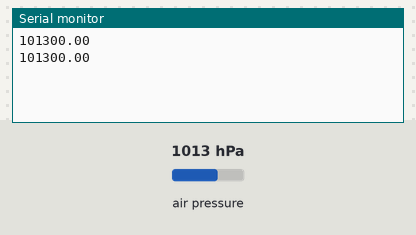
Recording of a sketch running on a simulated Arduino Uno, built with avr-gcc and run on an emulated ATmega328P. On the bench: the last lines printed to the serial monitor. The test bench sets the inputs (shaded band); at power-on: air pressure 1013 hPa.

Above: at 2.8 s.
2.9 s: air pressure set to 952 hPa
At 4.8 s:
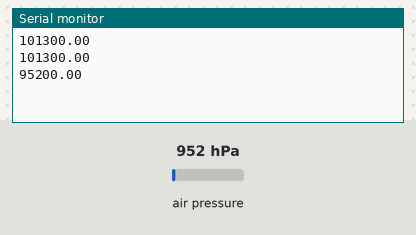
5.6 s: air pressure set to 975 hPa
At 7.5 s:
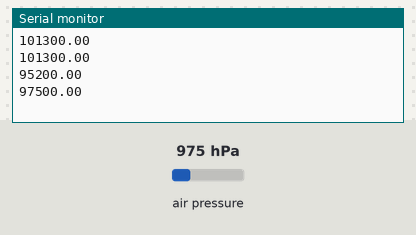
Timing chart, 0 to 9.0 s (numbered marks = the images above; inputs shaded):
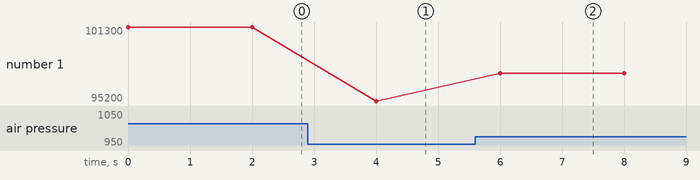

The sketch:

Barometer.ino
```cpp
//Juan Pablo Contreras
//BMP180 Barometer

#include <Wire.h>
#include <Adafruit_BMP085.h>


Adafruit_BMP085 bmp;
double pressure;
void update_pressure();

void setup() {
  // put your setup code here, to run once:
  Serial.begin(9600);
  bmp.begin();
}

void loop() {
  // put your main code here, to run repeatedly:

  update_pressure();
  Serial.println(pressure);
  delay(2000);
}


void update_pressure(){
  pressure = bmp.readPressure();
}
```

Measured:
- after the input at 2.9 s, the serial monitor: prints a new line after 1.1 s (image 1)
- after the input at 5.6 s, the serial monitor: prints a new line after 0.40 s (image 2)
- plotted number 1: 101300 → 95200 after the input at 2.9 s, 95200 → 97500 after the input at 5.6 s
